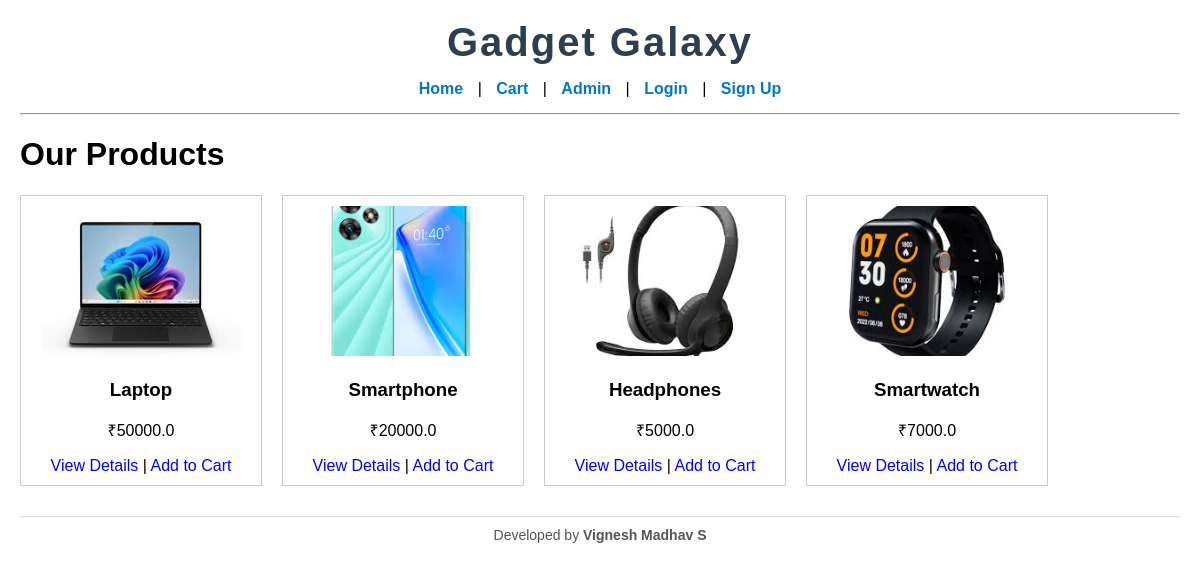
The page / on the database its author committed.
### tables this page shows
CREATE TABLE products (
    id INTEGER PRIMARY KEY AUTOINCREMENT,
    name TEXT NOT NULL,
    description TEXT,
    price REAL NOT NULL,
    image TEXT
);

### app.py (the view)
@app.route('/')
def index():
    conn = get_db_connection()
    products = conn.execute('SELECT * FROM products').fetchall()
    conn.close()
    return render_template('index.html', products=products)

### app.py (called while the page is built)
def get_db_connection():
    conn = sqlite3.connect('database.db')
    conn.row_factory = sqlite3.Row
    return conn

### templates/index.html
{% extends "base.html" %}
{% block content %}
<h1>Our Products</h1>
<div class="products">
    {% for product in products %}
    <div class="product-card">
        <img src="{{ url_for('static', filename=product['image']) }}" alt="{{ product['name'] }}" width="200">
        <h3>{{ product['name'] }}</h3>
        <p>₹{{ product['price'] }}</p>
        <a href="{{ url_for('product_detail', id=product['id']) }}">View Details</a> |
        <a href="{{ url_for('add_to_cart', id=product['id']) }}">Add to Cart</a>
    </div>
    {% endfor %}
</div>
{% endblock %}

### templates/base.html (shortened to what this page needs)
<!DOCTYPE html>
<html lang="en">
<head>
    <link rel="stylesheet" href="{{ url_for('static', filename='css/style.css') }}">
</head>
<body>
<header>
    <h1>Gadget Galaxy</h1>
</header>
<nav>
    <a href="{{ url_for('index') }}">Home</a> |
    <a href="{{ url_for('cart') }}">Cart</a> |
    <a href="{{ url_for('admin') }}">Admin</a> |
    {% if session.get('username') %}
        Welcome {{ session['username'] }} |
        <a href="{{ url_for('logout') }}">Logout</a>
    {% else %}
        <a href="{{ url_for('login') }}">Login</a> |
        <a href="{{ url_for('signup') }}">Sign Up</a>
    {% endif %}
</nav>
<hr>
{% block content %}{% endblock %}
<footer>
    Developed by <strong>Vignesh Madhav S</strong>
</footer>
</body>
</html>

### static/css/style.css (style rules this page uses)
body { font-family: Arial, sans-serif; margin: 20px; }
nav a { margin-right: 15px; text-decoration: none; color: blue; }
.products { display: flex; flex-wrap: wrap; gap: 20px; }
.product-card { border: 1px solid #ccc; padding: 10px; width: 220px; text-align: center; }
.product-card img { height: 150px; object-fit: cover; }
a { text-decoration: none; color: blue; }

### templates/base.html (style rules this page uses)
header h1 { text-align: center; font-family: 'Trebuchet MS', sans-serif; font-size: 2.5rem; color: #2c3e50; margin: 15px 0; letter-spacing: 2px; }
nav { text-align: center; margin-bottom: 15px; }
nav a { margin: 0 10px; text-decoration: none; color: #0077cc; font-weight: bold; }
footer { text-align: center; margin-top: 30px; padding: 10px; font-size: 14px; color: #555; border-top: 1px solid #ddd; }

### rows shown on the page
products: image (picture), name "Laptop", price "50000.0"
products: image (picture), name "Smartphone", price "20000.0"
products: image (picture), name "Headphones", price "5000.0"
products: image (picture), name "Smartwatch", price "7000.0"
